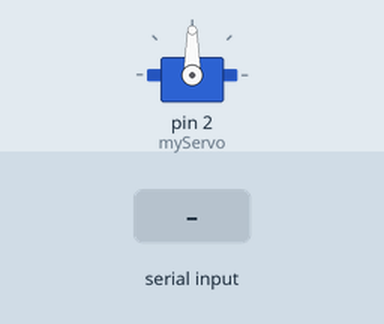
Simulated run of this sketch. Board: Arduino Uno, built with avr-gcc and run on an emulated ATmega328P. On the bench: servo. Inputs (shaded band) come from the test bench.

Above: at 1.2 s.
1.3 s: "30,150\n" received over Serial
At 2.1 s:
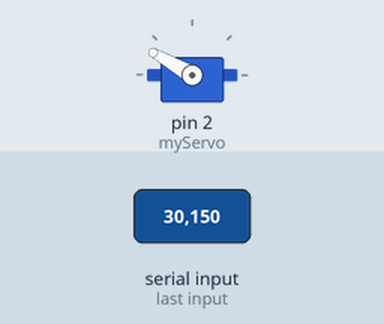
At 3.2 s:
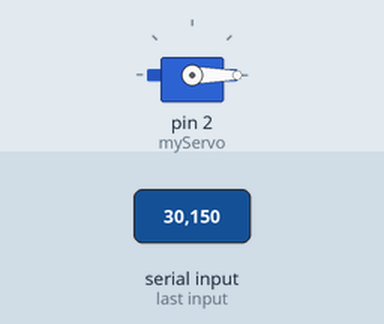
3.8 s: "90,45\n" received over Serial
At 4.3 s:
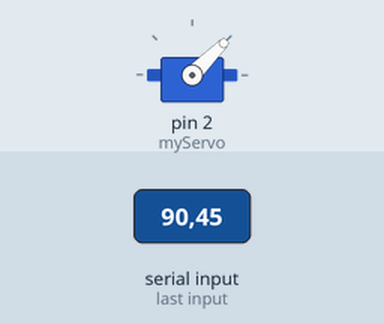
Timing chart, 0 to 6.8 s (numbered marks = the images above; inputs shaded):
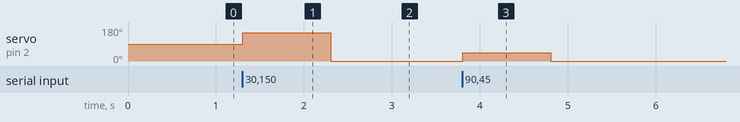

Measured:
- after the input at 1.3 s, servo on pin 2 (myServo): 90° → 150° at once, → 0° 1.0 s later
- after the input at 3.8 s, servo on pin 2 (myServo): 0° → 45° at once, → 0° 1.0 s later

The sketch:

robotArm.ino
```cpp
#include <Servo.h>

Servo myServo;  // Deklarasi Servo
int angle = 90; // Sudut awal

void setup() {
    Serial.begin(9600);  // Inisialisasi komunikasi serial
    myServo.attach(2);   // Servo terhubung ke pin 9
    myServo.write(angle); // Set posisi awal servo
}

void loop() {
    if (Serial.available() > 0) {
        angle = Serial.parseInt();  // Baca data sudut dari serial
        if (angle >= 0 && angle <= 180) {
            myServo.write(angle);   // Gerakkan servo sesuai sudut
        }
    }
}
```
